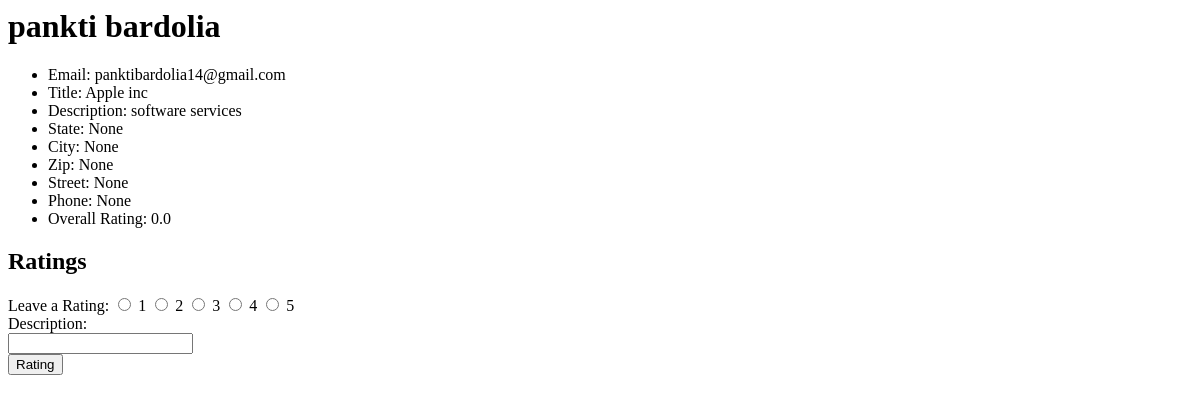
The page /RateMyServices/3&3/ on the database as committed earlier.
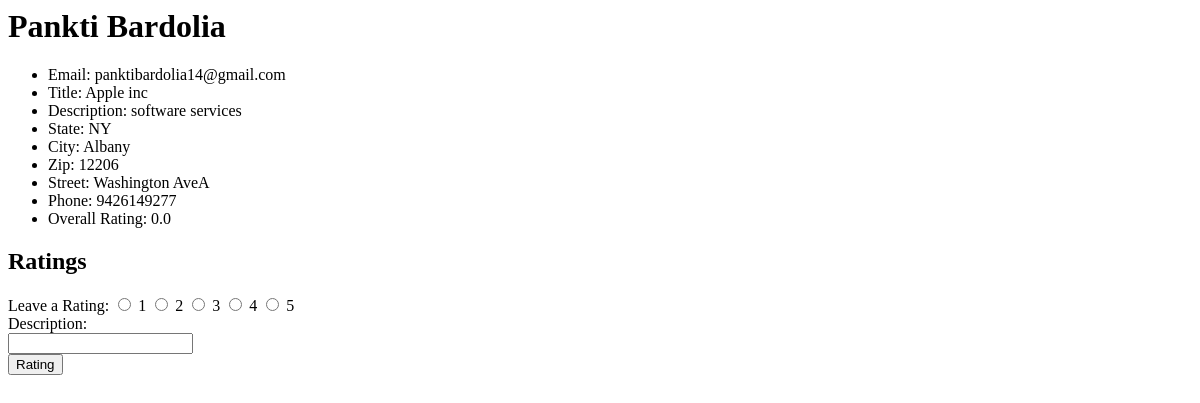
The same page on the database as committed later.
### RateMyServices/models.py (models this page shows, shortened)
class ProfessionalUser(models.Model):
	generalUserID = models.ForeignKey(User, on_delete=models.CASCADE)
	title = models.CharField(max_length=30, default='')
	description = models.CharField(max_length=200, default='')
	avg_rating = models.FloatField(default=0.0)

### accounts/models.py (models this page shows, shortened)
class User(AbstractBaseUser):
    email   = models.EmailField(max_length=255,unique=True)
    active  = models.BooleanField(default=True)
    staff   = models.BooleanField(default=False) # a admin user; non super-user
    admin   = models.BooleanField(default=False) # a superuser
    first_name  = models.CharField(max_length=30,null=True,blank=False)
    last_name   = models.CharField(max_length=30,null=True,blank=False)
    professional = models.BooleanField(default=False)
    state       = models.CharField(max_length=30,null=True,blank=False)
    city        = models.CharField(max_length=30,null=True,blank=False)
    zips        = models.CharField(max_length=5,null=True,blank=False)
    street      = models.CharField(max_length=100,null=True,blank=False)
    phone       = models.CharField(max_length=12,null=True,blank=False)
    USERNAME_FIELD = 'email'
    REQUIRED_FIELDS = ['first_name','last_name'] # Email & Password are required by default.
    objects = UserManager()

### RateMyServices/views.py (the view)
# urls.py: path('<int:professionaluser_id>&<int:generaluser_id>/', views.user_profile, name='user_profile'),
def user_profile(request, professionaluser_id, generaluser_id):
	pUser = get_object_or_404(ProfessionalUser, id=professionaluser_id)
	gUser = get_object_or_404(User, id=generaluser_id)
	return render(request, 'RateMyServices/user_profile.html', {'pUser': pUser, 'gUser': gUser})

### RateMyServices/templates/RateMyServices/user_profile.html (shortened to what this page needs)
<h1>{{ pUser.generalUserID.first_name }} {{ pUser.generalUserID.last_name }}</h1>
<ul>
	<li>Email: {{ pUser.generalUserID.email }}</li>
	<li>Title: {{ pUser.title }}</li>
	<li>Description: {{ pUser.description }}</li>
	<li>State: {{ pUser.generalUserID.state }}</li>
	<li>City: {{ pUser.generalUserID.city }}</li>
	<li>Zip: {{ pUser.generalUserID.zips }}</li>
	<li>Street: {{ pUser.generalUserID.street }}</li>
	<li>Phone: {{ pUser.generalUserID.phone }}</li>
	<li>Overall Rating: {{ pUser.avg_rating }}</li>
</ul>
<h2>Ratings</h2>
<form action="{% url 'RateMyServices:rate' pUser.id gUser.id%}" method="post">
	Leave a Rating:
	<input type="radio" name="rating" id="rating1" value="1">
	<label for="rating1">1</label>
	<input type="radio" name="rating" id="rating2" value="2">
	<label for="rating2">2</label>
	<input type="radio" name="rating" id="rating3" value="3">
	<label for="rating3">3</label>
	<input type="radio" name="rating" id="rating4" value="4">
	<label for="rating4">4</label>
	<input type="radio" name="rating" id="rating5" value="5">
	<label for="rating5">5</label>
	<br>
	Description:<br>
	<input type="text" name="description"><br>
	<input type="submit" value="Rating">

Rows that differ between the two databases and show on the page:
changed through a linked row, ProfessionalUser "Apple inc": generalUserID.first_name "pankti" → "Pankti"; generalUserID.last_name "bardolia" → "Bardolia"; generalUserID.state "None" → "NY"; generalUserID.city "None" → "Albany"; generalUserID.zips "None" → "12206"; generalUserID.street "None" → "Washington AveA"; generalUserID.phone "None" → "9426149277"
